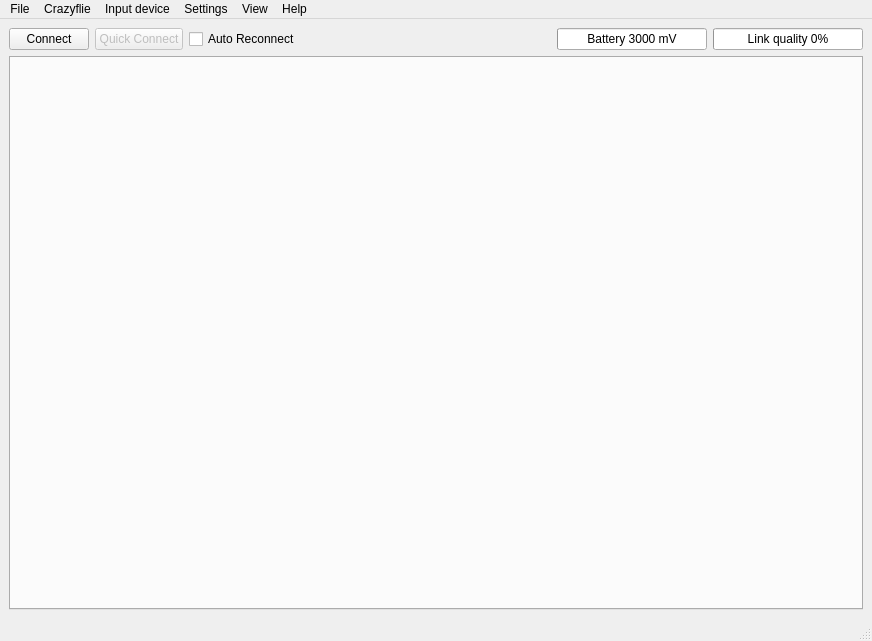
<?xml version="1.0" encoding="UTF-8"?>
<ui version="4.0">
 <class>MainWindow</class>
 <widget class="QMainWindow" name="MainWindow">
  <property name="geometry">
   <rect>
    <x>0</x>
    <y>0</y>
    <width>872</width>
    <height>641</height>
   </rect>
  </property>
  <property name="windowTitle">
   <string>Crazyflie Nano Quadcopter Control</string>
  </property>
  <property name="statusTip">
   <string/>
  </property>
  <widget class="QWidget" name="centralwidget">
   <layout class="QGridLayout" name="gridLayout">
    <item row="0" column="0">
     <layout class="QVBoxLayout" name="verticalLayout_2">
      <item>
       <layout class="QGridLayout" name="gridLayout_2">
        <item row="0" column="1">
         <widget class="QPushButton" name="quickConnectButton">
          <property name="enabled">
           <bool>false</bool>
          </property>
          <property name="toolTip">
           <string>&lt;html&gt;&lt;head/&gt;&lt;body&gt;&lt;p&gt;Quickconnect using the last connection parameters&lt;/p&gt;&lt;/body&gt;&lt;/html&gt;</string>
          </property>
          <property name="text">
           <string>Quick Connect</string>
          </property>
         </widget>
        </item>
        <item row="0" column="3">
         <spacer name="horizontalSpacer">
          <property name="orientation">
           <enum>Qt::Horizontal</enum>
          </property>
          <property name="sizeHint" stdset="0">
           <size>
            <width>40</width>
            <height>20</height>
           </size>
          </property>
         </spacer>
        </item>
        <item row="0" column="5">
         <widget class="QProgressBar" name="linkQualityBar">
          <property name="minimumSize">
           <size>
            <width>150</width>
            <height>0</height>
           </size>
          </property>
          <property name="maximumSize">
           <size>
            <width>100</width>
            <height>16777215</height>
           </size>
          </property>
          <property name="maximum">
           <number>100</number>
          </property>
          <property name="value">
           <number>0</number>
          </property>
          <property name="textVisible">
           <bool>true</bool>
          </property>
          <property name="format">
           <string>Link quality %p%</string>
          </property>
         </widget>
        </item>
        <item row="0" column="0">
         <widget class="QPushButton" name="connectButton">
          <property name="toolTip">
           <string>&lt;html&gt;&lt;head/&gt;&lt;body&gt;&lt;p&gt;Connect to a Crazyflie&lt;/p&gt;&lt;/body&gt;&lt;/html&gt;</string>
          </property>
          <property name="text">
           <string>Connect</string>
          </property>
         </widget>
        </item>
        <item row="0" column="4">
         <widget class="QProgressBar" name="batteryBar">
          <property name="minimumSize">
           <size>
            <width>150</width>
            <height>0</height>
           </size>
          </property>
          <property name="maximumSize">
           <size>
            <width>150</width>
            <height>16777215</height>
           </size>
          </property>
          <property name="minimum">
           <number>3000</number>
          </property>
          <property name="maximum">
           <number>4200</number>
          </property>
          <property name="value">
           <number>3000</number>
          </property>
          <property name="textVisible">
           <bool>true</bool>
          </property>
          <property name="invertedAppearance">
           <bool>false</bool>
          </property>
          <property name="textDirection">
           <enum>QProgressBar::TopToBottom</enum>
          </property>
          <property name="format">
           <string>Battery %v mV</string>
          </property>
         </widget>
        </item>
        <item row="0" column="2">
         <widget class="QCheckBox" name="autoReconnectCheckBox">
          <property name="mouseTracking">
           <bool>false</bool>
          </property>
          <property name="text">
           <string>Auto Reconnect</string>
          </property>
          <property name="checked">
           <bool>false</bool>
          </property>
         </widget>
        </item>
       </layout>
      </item>
      <item>
       <widget class="QTabWidget" name="tabs">
        <property name="currentIndex">
         <number>-1</number>
        </property>
       </widget>
      </item>
     </layout>
    </item>
   </layout>
  </widget>
  <widget class="QMenuBar" name="menubar">
   <property name="geometry">
    <rect>
     <x>0</x>
     <y>0</y>
     <width>872</width>
     <height>25</height>
    </rect>
   </property>
   <widget class="QMenu" name="menuFile">
    <property name="title">
     <string>File</string>
    </property>
    <addaction name="separator"/>
    <addaction name="menuItemExit"/>
   </widget>
   <widget class="QMenu" name="menuView">
    <property name="title">
     <string>View</string>
    </property>
    <addaction name="tabsMenuItem"/>
    <addaction name="toolboxesMenuItem"/>
   </widget>
   <widget class="QMenu" name="menuHelp">
    <property name="title">
     <string>Help</string>
    </property>
    <addaction name="menuItemAbout"/>
   </widget>
   <widget class="QMenu" name="menuSettings">
    <property name="title">
     <string>Settings</string>
    </property>
    <addaction name="logConfigAction"/>
   </widget>
   <widget class="QMenu" name="menuCrazyflie">
    <property name="title">
     <string>Crazyflie</string>
    </property>
    <addaction name="menuItemConnect"/>
    <addaction name="menuItemQuickConnect"/>
    <addaction name="menuItemBootloader"/>
   </widget>
   <widget class="QMenu" name="_menu_inputdevice">
    <property name="title">
     <string>Input device</string>
    </property>
    <widget class="QMenu" name="_menu_mappings">
     <property name="title">
      <string>Mappings</string>
     </property>
    </widget>
    <widget class="QMenu" name="_menu_devices">
     <property name="title">
      <string>Devices</string>
     </property>
    </widget>
    <addaction name="menuItemConfInputDevice"/>
    <addaction name="_menu_devices"/>
    <addaction name="_menu_mappings"/>
    <addaction name="_menuitem_rescandevices"/>
   </widget>
   <addaction name="menuFile"/>
   <addaction name="menuCrazyflie"/>
   <addaction name="_menu_inputdevice"/>
   <addaction name="menuSettings"/>
   <addaction name="menuView"/>
   <addaction name="menuHelp"/>
  </widget>
  <widget class="QStatusBar" name="statusbar"/>
  <action name="menuItemConnect">
   <property name="text">
    <string>Connect</string>
   </property>
  </action>
  <action name="menuItemExit">
   <property name="text">
    <string>Exit</string>
   </property>
   <property name="menuRole">
    <enum>QAction::NoRole</enum>
   </property>
  </action>
  <action name="menuItemRegulation">
   <property name="checkable">
    <bool>true</bool>
   </property>
   <property name="text">
    <string>Regulation</string>
   </property>
  </action>
  <action name="menuItemPlot">
   <property name="checkable">
    <bool>true</bool>
   </property>
   <property name="text">
    <string>Plotting</string>
   </property>
  </action>
  <action name="menuItemFlightdata">
   <property name="checkable">
    <bool>true</bool>
   </property>
   <property name="text">
    <string>Flight data</string>
   </property>
  </action>
  <action name="menuItemService">
   <property name="checkable">
    <bool>true</bool>
   </property>
   <property name="text">
    <string>Service</string>
   </property>
  </action>
  <action name="menuItemAbout">
   <property name="text">
    <string>About</string>
   </property>
   <property name="menuRole">
    <enum>QAction::NoRole</enum>
   </property>
  </action>
  <action name="menuItemQuickConnect">
   <property name="text">
    <string>Quick connect</string>
   </property>
  </action>
  <action name="menuItemConfInputDevice">
   <property name="text">
    <string>Configure device mapping</string>
   </property>
   <property name="menuRole">
    <enum>QAction::NoRole</enum>
   </property>
  </action>
  <action name="actionSelect_input_device">
   <property name="text">
    <string>Select input device</string>
   </property>
  </action>
  <action name="menuItemConsole">
   <property name="text">
    <string>Console</string>
   </property>
  </action>
  <action name="toolboxesMenuItem">
   <property name="text">
    <string>Toolboxes</string>
   </property>
  </action>
  <action name="tabsMenuItem">
   <property name="text">
    <string>Tabs</string>
   </property>
  </action>
  <action name="logConfigAction">
   <property name="enabled">
    <bool>false</bool>
   </property>
   <property name="text">
    <string>Logging configurations</string>
   </property>
   <property name="menuRole">
    <enum>QAction::NoRole</enum>
   </property>
  </action>
  <action name="actionOptions">
   <property name="text">
    <string>Options</string>
   </property>
   <property name="menuRole">
    <enum>QAction::NoRole</enum>
   </property>
  </action>
  <action name="menuItemBootloader">
   <property name="text">
    <string>Bootloader</string>
   </property>
  </action>
  <action name="actionAsdfasdf">
   <property name="text">
    <string>asdfasdf</string>
   </property>
  </action>
  <action name="actionSdfasdf">
   <property name="text">
    <string>sdfasdf</string>
   </property>
  </action>
  <action name="_menuitem_rescandevices">
   <property name="text">
    <string>Rescan devices</string>
   </property>
  </action>
 </widget>
 <resources/>
 <connections/>
</ui>
